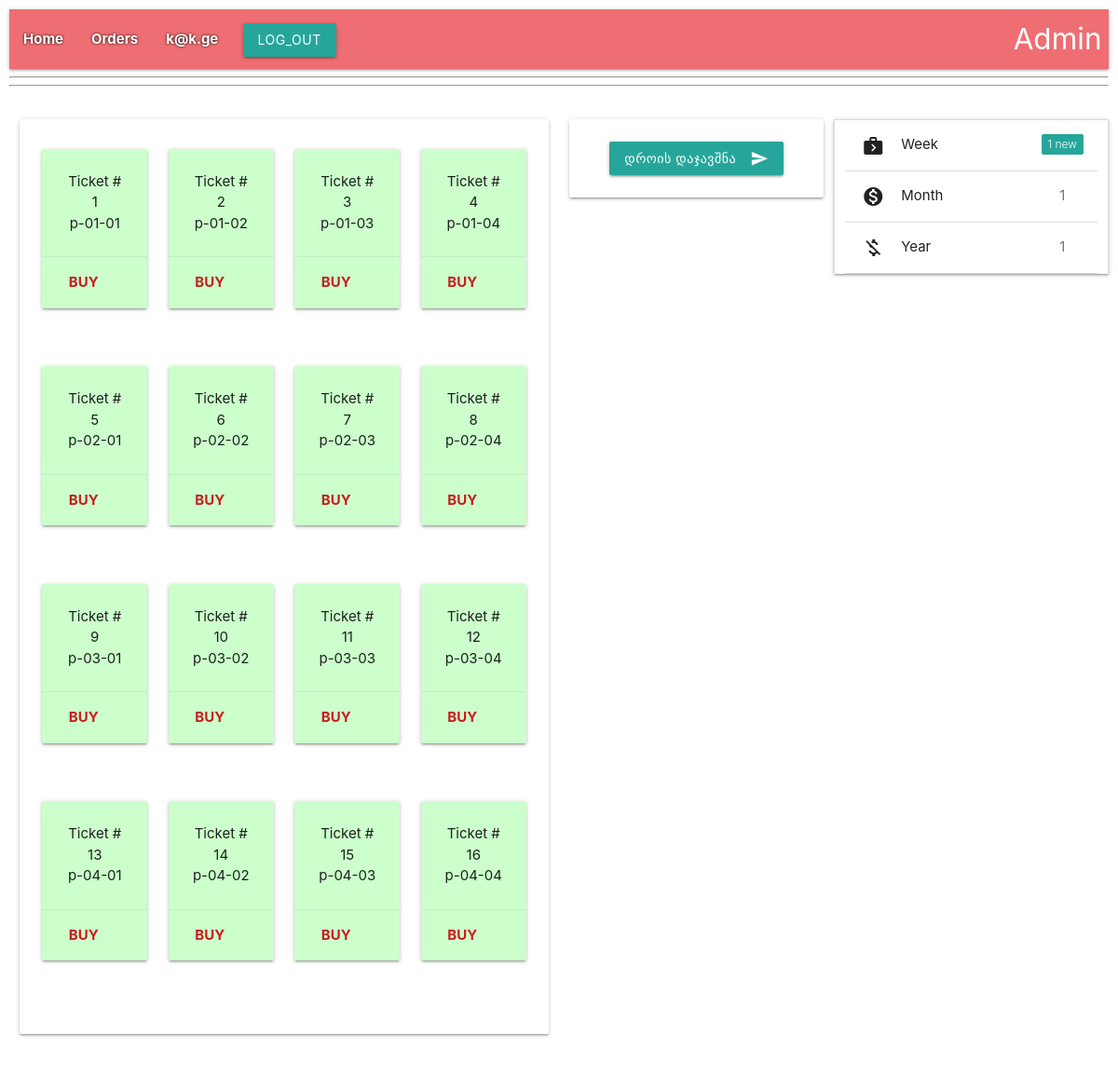
Page /personal/ (signed in) on the committed database.
### user/models.py (models this page shows, shortened)
class User(AbstractUser):
    username = None
    email = models.EmailField(_('email address'), unique=True)
    salary = models.DecimalField(
        max_digits=8, decimal_places=2,
        verbose_name=_('Salary'), help_text='in Lari)', default=Decimal(100)
    )
    phone_number = models.CharField(max_length=50, verbose_name=_('Phone Number'))
    objects = UserManager()
    USERNAME_FIELD = 'email'
    REQUIRED_FIELDS = []
    class Meta:
        verbose_name = _('Employee')
        verbose_name_plural = _('Employees')

### tickets/models.py (models this page shows, shortened)
class Ticket(models.Model):
    name = models.CharField(max_length=24, verbose_name='Name')
    start_time = models.DateTimeField(verbose_name='Start time', default=datetime(2021, 2, 3))
    end_time = models.DateTimeField(verbose_name="End time", default=datetime(2021, 2, 4))
    code = models.IntegerField(unique=True)
    price = models.IntegerField(default=12)
    class StatusType(TextChoices):
        FREE = 'Free', _("Free")
        SALED = 'Saled', _("Saled")
    status = models.CharField(max_length=5, choices=StatusType.choices, default=StatusType.FREE)

### tickets/views.py (the view)
# urls.py: path('personal/', personal, name='personal'),
def personal(request: WSGIRequest) -> HttpResponse:
    personal_page: User = get_object_or_404(
        User.objects.all(),
        pk=request.user.id
    )
    now = timezone.now()
    ticket_list = Ticket.objects.all()
    return render(request, template_name='tickets/personal.html', context={
        'personal': personal_page,
        'ticket_list': ticket_list,
    })

### templates/tickets/personal.html (shortened to what this page needs)
{% extends 'base.html' %}
{% block content %}
<hr>
<hr>
    <div class="row">
    <div class="col s12 m6 l6">
        <div class="card">
            <div class="card-content">
        {% for ticket in ticket_list %}
            {% if forloop.counter0|divisibleby:4 %}
                <div class="row">
            {% endif %}
        <div class="col s12 m3 l3 center">
            <div class="row">
                <div class="col s12">
                    <div class="card" style="background-color: #ccffcc">
                        <div class="card-content">
                            <p>Ticket # {{ ticket.pk }}</p>
                            <p>{{ ticket.name }}</p>
                        </div>
                        <div class="card-action">
                            {% if ticket.user %}
                            {{ 'SALED' }}
                            {% else %}
                            <a href="{% url 'tickets:order_ticket' ticket.pk %}">
                                <span style="color: rgb(200,30,30); font-weight: bold;">Buy</span></a>
                            {% endif %}
                        </div>
                    </div>
                </div>
            </div>
        </div>
        {% if forloop.counter|divisibleby:4 or forloop.last %}
            </div>
        {% endif %}
        {% endfor %}
            </div>
        </div>
    </div>
    <div class="col s12 m3">
        <div class="card">
            <div class="card-content">
            <form action="{% url 'tickets:personal' %}" method="post">
                <div style="text-align:center">
                <button class="btn waves-effect waves-light" type="submit" name="action">
                    დროის დაჯავშნა
                    <i class="material-icons right">send</i>
                </button>
                </div>
            </form>
            </div>
        </div>
    </div>
    <div class="col s12 m3">
        <div class="row">
            <div class="card-content">
            <ul class="col s12 collapsible">
                <li>
                    <div class="collapsible-header">
                        <i class="material-icons">next_week</i>
                        Week
                        <span class="new badge">1</span>
                    </div>
                </li>
                <li>
                    <div class="collapsible-header">
                        <i class="material-icons">monetization_on</i>
                        Month
                        <span class="badge">1</span></div>
                </li>
                <li>
                    <div class="collapsible-header">
                        <i class="material-icons">money_off</i>
                        Year
                        <span class="badge">1</span></div>
                </li>
            </ul>
            </div>
        </div>
    </div>
</div>
{% endblock %}

### templates/partials/header.html (shortened to what this page needs)
<nav style="padding= 20px;">
    <div class="nav-wrapper">
      <ul id="nav-mobile" class="left hide-on-med-and-down">
        <li style="color: rgb(100,30,30); font-weight: bold; text-shadow: 0 0 3px #000000;"><a href="{% url 'tickets:index' %}">Home</a></li>
        {% if user.is_authenticated %}
          <li style="color: rgb(100,30,30); font-weight: bold; text-shadow: 0 0 3px #000000;"><a href="{% url 'tickets:order' %}">Orders</a></li>
          <li style="color: rgb(100,30,30); font-weight: bold; text-shadow: 0 0 3px #000000;"><a href="{% url 'tickets:personal' %}">{{ user.email }}</a></li>
          <li>
            <form action="{% url 'user:user_logout' %}" method="POST">
                <div class="row">
                    <div class="col s12">
                        <button class="btn waves-effect waves-light" type="submit" name="action">
                            Log_out
                        </button>
                    </div>
                </div>
            </form>
        {% else %}
        <li><a href="{% url 'user:user_login' %}" style="color: rgb(100,30,30); font-weight: bold; text-shadow: 0 0 3px #ffffff; float: right;">
            Log-in
        </a></li>
        {% endif %}
          <li><a href="{% url 'admin:index' %}" class="brand-logo right">
              Admin</a></li>
      </ul>
    </div>
</nav>

### rows in the picture
User: email "k@k.ge"
Ticket: pk "1", name "p-01-01"
Ticket: pk "2", name "p-01-02"
Ticket: pk "3", name "p-01-03"
Ticket: pk "4", name "p-01-04"
Ticket: pk "5", name "p-02-01"
Ticket: pk "6", name "p-02-02"
Ticket: pk "7", name "p-02-03"
Ticket: pk "8", name "p-02-04"
Ticket: pk "9", name "p-03-01"
Ticket: pk "10", name "p-03-02"
Ticket: pk "11", name "p-03-03"
Ticket: pk "12", name "p-03-04"
Ticket: pk "13", name "p-04-01"
Ticket: pk "14", name "p-04-02"
Ticket: pk "15", name "p-04-03"
Ticket: pk "16", name "p-04-04"
